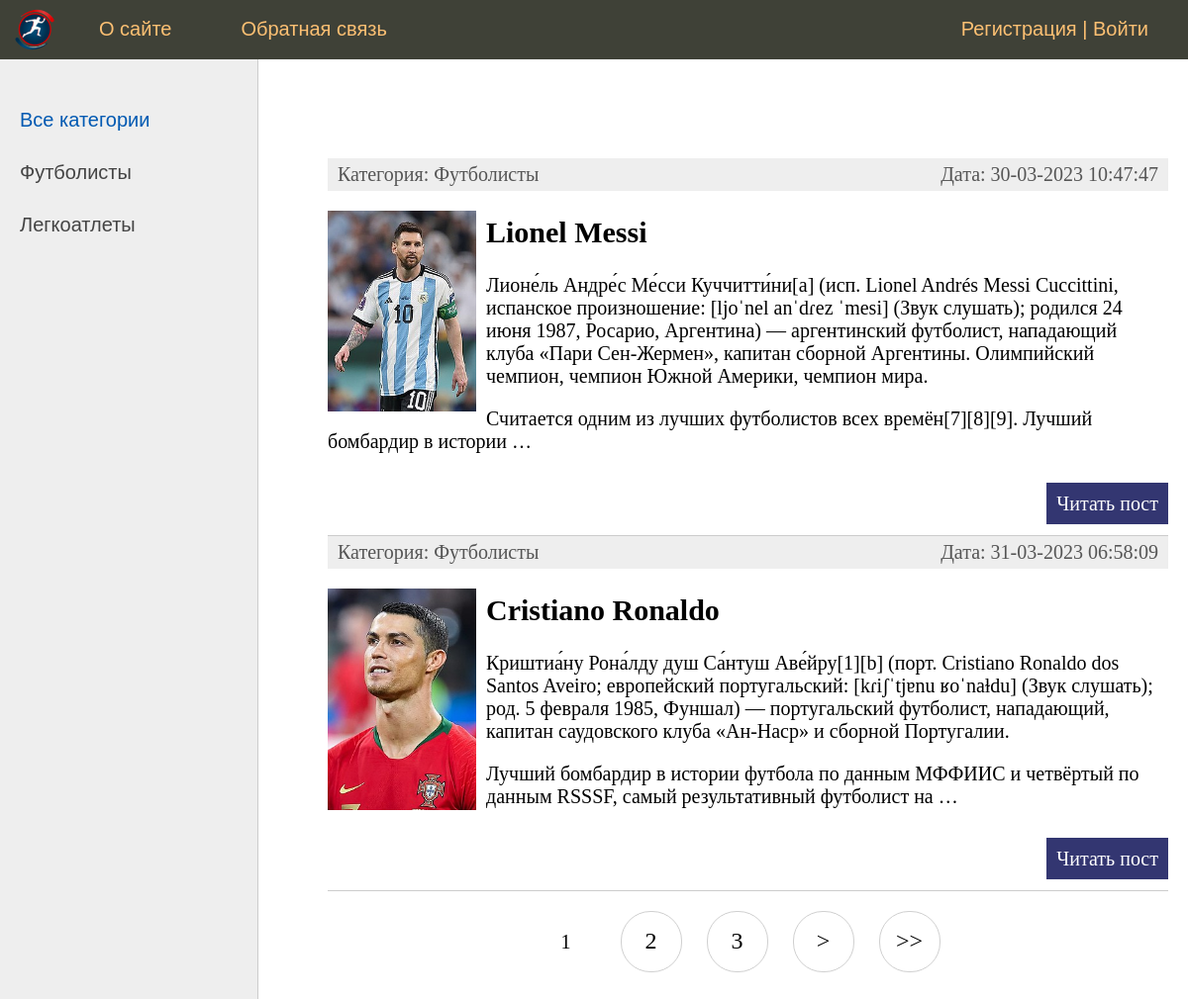
The page / on the database its author committed.
### athlete/models.py (models this page shows, shortened)
class AthleteSport(models.Model):
    name = models.CharField(max_length=255)
    slug = models.SlugField(unique=True)
    def __str__(self):
        return self.name
    def get_absolute_url(self):
        return reverse('sport', kwargs={'sport_slug': self.slug})

class Athlete(models.Model):
    name = models.CharField(max_length=255, verbose_name='Имя')
    slug = models.SlugField(unique=True, verbose_name='URL')
    age = models.IntegerField(verbose_name='Возраст')
    content = models.TextField(verbose_name='Описание')
    photo = models.ImageField(upload_to='athlete/', verbose_name='Фото')
    created_at = models.DateTimeField(auto_now_add=True, verbose_name='Дата создания')
    updated_at = models.DateTimeField(auto_now=True, verbose_name='Дата изменения')
    sport = models.ForeignKey('AthleteSport', on_delete=models.PROTECT, verbose_name='Вид спорта', default='')
    def get_absolute_url(self):
        return reverse('post', kwargs={'post_slug': self.slug})
    class Meta:
        ordering = ['updated_at']

### athlete/views.py (the view)
# urls.py: path('', AthleteHome.as_view(), name='home'),
class AthleteHome(DataMixin, ListView):
    model = Athlete
    template_name = 'athlete/index.html'
    context_object_name = 'posts'
    def get_context_data(self, *, object_list=None, **kwargs):
        context = super().get_context_data(**kwargs)
        c_def = self.get_user_context(title='Главная страница')
        return context|c_def
    def get_queryset(self):
        return Athlete.objects.all().select_related('sport')

### athlete/utils.py (called while the page is built)
    def get_user_context(self, **kwargs):
        context = kwargs
        sports = AthleteSport.objects.annotate(Count('athlete'))
        user_menu = menu.copy()
        if not self.request.user.is_authenticated:
            user_menu.pop(1)
        context['menu'] = user_menu
        context['sports'] = sports
        if 'sport_selected' not in context:
            context['sport_selected'] = 0
        return context

### athlete/templates/athlete/index.html (shortened to what this page needs)
{% extends 'athlete/base.html' %}
{% block content %}
<ul class="list-articles">
{% for post in posts %}
<div class="article-panel">
<p class="first">Категория: {{post.sport}}</p>
<p class="last">Дата: {{post.updated_at|date:"d-m-Y H:i:s"}}</p>
</div>
{% if post.photo %}
	<p><img class="img-article-left thumb" src="{{post.photo.url}}"></p>
{% endif %}
<li><h2>{{ post.name }}</h2>
	{{ post.content|linebreaks|truncatewords:50 }}
			<p class="link-read-post"><a href="{{ post.get_absolute_url }}">Читать пост</a></p>
			</li>
{% endfor %}
</ul>
{% endblock %}

### athlete/templates/athlete/base.html (shortened to what this page needs)
{% load static %}
<!DOCTYPE html>
<html>
<head>
	<link type="text/css" href="{% static 'athlete/css/styles.css' %}" rel="stylesheet" />
</head>
<body>
{% block mainmenu %}
		<div class="header">
			<ul id="mainmenu" class="mainmenu">
			<li class="logo"><a href="{% url 'home' %}"><div class="logo"></div></a></li>
{% for m in menu %}
	<li><a href="{% url m.url_name %}">{{m.title}}</a></li>
{% endfor %}
			{% if request.user.is_authenticated %}
				<li class="last"> {{ user.username }} | <a href="{% url 'logout' %}">Выйти</a> </li>
			{% else %}
				<li class="last"><a href="{% url 'register' %}">Регистрация</a> | <a href="{% url 'login' %}">Войти</a></li>
			{% endif %}
			</ul>
		</div>
{% endblock mainmenu %}
<table class="table-content" border=0 cellpadding="0" cellspacing="0">
<tr>
	<td valign="top" class="left-chapters">
	<ul id="leftchapters">
{% if sport_selected == 0 %}
		<li class="selected">Все категории</li>
{% else %}
		<li><a href="{% url 'home' %}">Все категории</a></li>
{% endif %}
{% for s in sports %}
{% if s.athlete__count > 0 %}
	{% if s.pk == sport_selected %}
		<li class="selected">{{s.name}}</li>
	{% else %}
		<li><a href="{{ s.get_absolute_url }}">{{s.name}}</a></li>
	{% endif %}
{% endif %}
{% endfor %}
	</ul>
</td>
<td valign="top" class="content">
	<div class="content-text">
{% block content %}
{% endblock %}
		{% if page_obj.has_other_pages %}
<nav class="list-pages">
    <ul>
        {% for p in paginator.page_range %}
		{% if page_obj.number == p %}
		<li class="page-num page-num-selected">{{p}}</li>
		{% elif p >= page_obj.number|add:-2 and p <= page_obj.number|add:2 %}
        <li class="page-num">
            <a href="?page={{ p }}">{{ p }}</a>
        </li>
		{% endif %}
        {% endfor %}
{% if page_obj.has_next %}
	<li class="page-num">
		<a href="?page={{ page_obj.next_page_number }}">&gt;</a>
	</li>
	 <li class="page-num">
        <a href="?page={{ paginator.num_pages }}">>></a>
    </li>
{% endif %}
    </ul>
</nav>
{% endif %}
	</div>
</td></tr></table>
</body>
</html>

### athlete/static/athlete/css/styles.css (style rules this page uses)
html, body { font-family: 'Arial'; margin: 0; padding: 0; height: 100%; width: 100%; color: #444; }
a { color: #0059b2; text-decoration: none; }
img { max-width: 600px; height: auto; }
img.img-article-left { max-width: 300px; height: auto; float: left; padding: 0 10px 10px 0; }
img.img-article-left.thumb { max-width: 150px; height: auto; }
p.link-read-post { text-align: right; }
p.link-read-post a { padding: 10px; min-width: 100px; background: #333671; color: #fff; text-decoration: none; }
div.article-panel { background: #eee; padding: 5px 10px 5px 10px; box-sizing: border-box; overflow: hidden; color: #555; }
div.article-panel p.first { margin: 0; float: left; }
div.article-panel p.last { margin: 0; float: right; }
ul.list-articles { list-style: none; margin: 0; padding: 0; }
ul.list-articles li { border-bottom: 1px solid #ccc; }
.header { background: #3F4137; height: 60px; }
.logo { background: url('../images/logo.png') no-repeat 10px 5px; width: 70px; height: 60px; }
ul.mainmenu { list-style: none; margin: 0; padding: 0; height: 60px; color: #fdc073; font-size: 20px; overflow: hidden; }
ul.mainmenu li { float: left; margin: 18px 40px 0 30px; }
ul.mainmenu li.logo { margin: 0; }
ul.mainmenu li.last { float: right; }
ul.mainmenu li a { color: #fdc073; text-decoration: none; }
.table-content { width: 100%; min-height: 100%; height: 100%; }
.left-chapters { margin: 0; background: #eee; border-right: 1px solid #ccc; min-height: 100%; }
.left-chapters ul { width: 230px; min-height: 100%; margin: 0; padding: 20px 10px 10px 20px; list-style: none; font-size: 20px; }
.left-chapters ul li { margin: 30px 0 0 0; color: #999; }
.left-chapters ul li.selected { color: #0059b2; }
.left-chapters ul li a { color: #444; text-decoration: none; }
.content { padding: 40px 20px 20px 40px; width: 100%; box-sizing: border-box; }
.content-text { margin: 60px 0 0 30px; color: #000; font-size: 20px; font-family: Yandex Sans Display Light; }
.list-pages { text-align: center; margin: 0 0 20px 0; }
.list-pages ul { margin: 20px 0 0 0; padding: 0; list-style: none; }
.list-pages ul li { display: inline-block; margin: 0 20px 0 0; }
.list-pages a { color: #000; font-size: 24px; text-decoration: none; }
.list-pages .page-num, .page-num-selected { display: inline-block; width: 60px; height: 44px; padding: 16px 0 0 0; border: 1px solid #d0d0d0; border-radius: 30px; }
.list-pages .page-num-selected { border: none; color: #000; font-size: 20px; }

### rows shown on the page
AthleteSport: name "Футболисты"
AthleteSport: name "Легкоатлеты"
Athlete: sport "Футболисты", updated_at "30-03-2023 10:47:47", photo (picture), name "Lionel Messi", content "Лионе́ль Андре́с Ме́сси Куччитти́ни[a] (исп. Lionel Andrés Messi Cuccittini, испанское произношение: [ljoˈnel anˈdɾez ˈmesi] (Звук слушать); родился 24 июня 1987, Росарио, Аргентина) — аргентинский футболист, нападающий клуба «Пари Сен-Жермен», капитан сборной Аргентины. Олимпийский чемпион, чемпион Южной Америки, чемпион мира. Считается одним из лучших футболистов всех времён[7][8][9]. Лучший бомбардир в истории …"
Athlete: sport "Футболисты", updated_at "31-03-2023 06:58:09", photo (picture), name "Cristiano Ronaldo", content "Криштиа́ну Рона́лду душ Са́нтуш Аве́йру[1][b] (порт. Cristiano Ronaldo dos Santos Aveiro; европейский португальский: [kɾiʃˈtjɐnu ʁoˈnaɫdu] (Звук слушать); род. 5 февраля 1985, Фуншал) — португальский футболист, нападающий, капитан саудовского клуба «Ан-Наср» и сборной Португалии. Лучший бомбардир в истории футбола по данным МФФИИС и четвёртый по данным RSSSF, самый результативный футболист на …"

### other values the page prints
{{ m.title }} "О сайте" "Обратная связь"
{{ p }} "1"
{{ p }} "2" "3"
